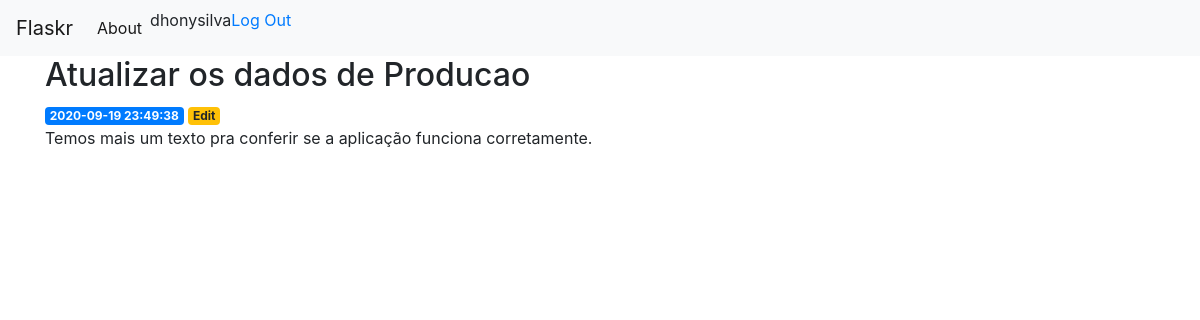
Page /3 (signed in) on the committed database.
### tables this page shows
CREATE TABLE user (
  id INTEGER PRIMARY KEY AUTOINCREMENT,
  username TEXT UNIQUE NOT NULL,
  password TEXT NOT NULL
);

CREATE TABLE post (
  id INTEGER PRIMARY KEY AUTOINCREMENT,
  author_id INTEGER NOT NULL,
  created TIMESTAMP NOT NULL DEFAULT CURRENT_TIMESTAMP,
  title TEXT NOT NULL,
  body TEXT NOT NULL,
  FOREIGN KEY (author_id) REFERENCES user (id)
);

### flaskr/blog.py (the view)
@bp.route('/<int:id>')
def post(id):
    post = get_post(id)
    return render_template('blog/post.html', post=post)

### flaskr/auth.py (called while the page is built)
@bp.before_app_request
def load_logged_in_user():
    user_id = session.get('user_id')
    if user_id is None:
        g.user = None
    else:
        g.user = get_db().execute(
            'SELECT * FROM user WHERE id = ?', (user_id,)
        ).fetchone()

### flaskr/blog.py (called while the page is built)
def get_post(id, check_author=True):
    post = get_db().execute(
        'SELECT p.id, title, body, created, author_id, username'
        ' FROM post p JOIN user u ON p.author_id = u.id'
        ' WHERE p.id = ?',
        (id,)
    ).fetchone()
    if post is None:
        abort(404, "Post id {0} doesn't exist.".format(id))
    if check_author and post['author_id'] != g.user['id']:
        abort(403)
    return post

### flaskr/db.py (called while the page is built)
def get_db():
    if 'db' not in g:
        g.db = sqlite3.connect(
            current_app.config['DATABASE'],
            detect_types=sqlite3.PARSE_DECLTYPES
        )
        g.db.row_factory = sqlite3.Row
    return g.db

### flaskr/templates/blog/post.html
{% extends 'base.html' %}
{% block content %}
    <h2>{% block title %} {{ post['title'] }} {% endblock %}</h2>
    <span class="badge badge-primary">{{ post['created'] }}</span>
    {% if g.user['id'] == post['author_id'] %}
          <a class="action" href="{{ url_for('blog.update', id=post['id']) }}">
            <span class="badge badge-warning">Edit</span>
          </a>
        {% endif %}
    <p>{{ post['body'] }}</p>
{% endblock %}

### flaskr/templates/base.html (shortened to what this page needs)
<!doctype html>
<html lang="en">
  <head>
    <link rel="stylesheet" href="https://stackpath.bootstrapcdn.com/bootstrap/4.3.1/css/bootstrap.min.css">
  </head>
  <body>
    <nav class="navbar navbar-expand-md navbar-light bg-light">
        <a class="navbar-brand" href="{{ url_for('auth.login')}}">Flaskr</a>
        <div class="collapse navbar-collapse" id="navbarNav">
            <ul class="navbar-nav">
            <li class="nav-item active">
                <a class="nav-link" href="#">About</a>
            </li>
                {% if g.user %}
                  <li><span>{{ g.user['username'] }}</span>
                  <li><a href="{{ url_for('auth.logout') }}">Log Out</a>
                {% else %}
                  <li><a href="{{ url_for('auth.register') }}">Register</a>
                  <li><a href="{{ url_for('auth.login') }}">Log In</a>
                {% endif %}
            </ul>
        </div>
    </nav>
    <div class="container">
        {% block content %}{% endblock %}
      </div>
  </body>
</html>

### rows in the picture
user: user.username "dhonysilva"
post: title "Atualizar os dados de Producao", created "2020-09-19 23:49:38", body "Temos mais um texto pra conferir se a aplicação funciona corretamente."
